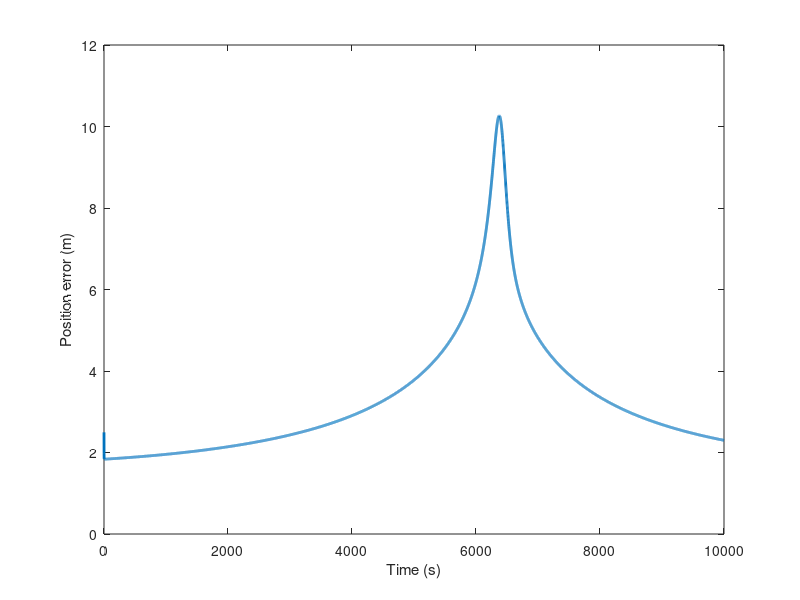

The MATLAB source for this figure:
%This file is for Problem 9.1, Part (a)
% 1-D positioning problem 
% Error covariance analysis of a nominal location
 
clear all
 
Nom_pos=[0,6378000];
SV_radius=26560000;
SV_init_elev=[30*pi/180; 135*pi/180];
SV_elev_rate=[2*pi/43200; -2*pi/43200];
 
Q=[2^2 0;0 0.1^2];
R=10*eye(2);
Pprior=10000*eye(2);
for t=0:10000
    SV_elev=SV_init_elev+SV_elev_rate*t;
    SV_pos=[SV_radius.*cos(SV_elev) SV_radius.*sin(SV_elev)]; 
%rows are different SVs; columns are x-y components
    
    drnvtr=ones(2,1)*Nom_pos-SV_pos;
    H=[drnvtr(1,1)/norm(drnvtr(1,:)) 1; drnvtr(2,1)/norm(drnvtr(2,:)) 1];
    PH=Pprior*H';
    gain=PH/(H*PH+R);               %compute Kalman gain
    Pupdate=(eye(2)-gain*H)*Pprior; %update P matrix
    Pprior=Pupdate+Q;               %project P matrix
    
    store(t+1,1)=Pupdate(1,1)^0.5;  %save away (1,1) term of P matrix
end;
figure(1);
time=0:10000;
plot(time,store,'linewidth',2);
xlabel('Time (s)');
ylabel('Position error (m)');
